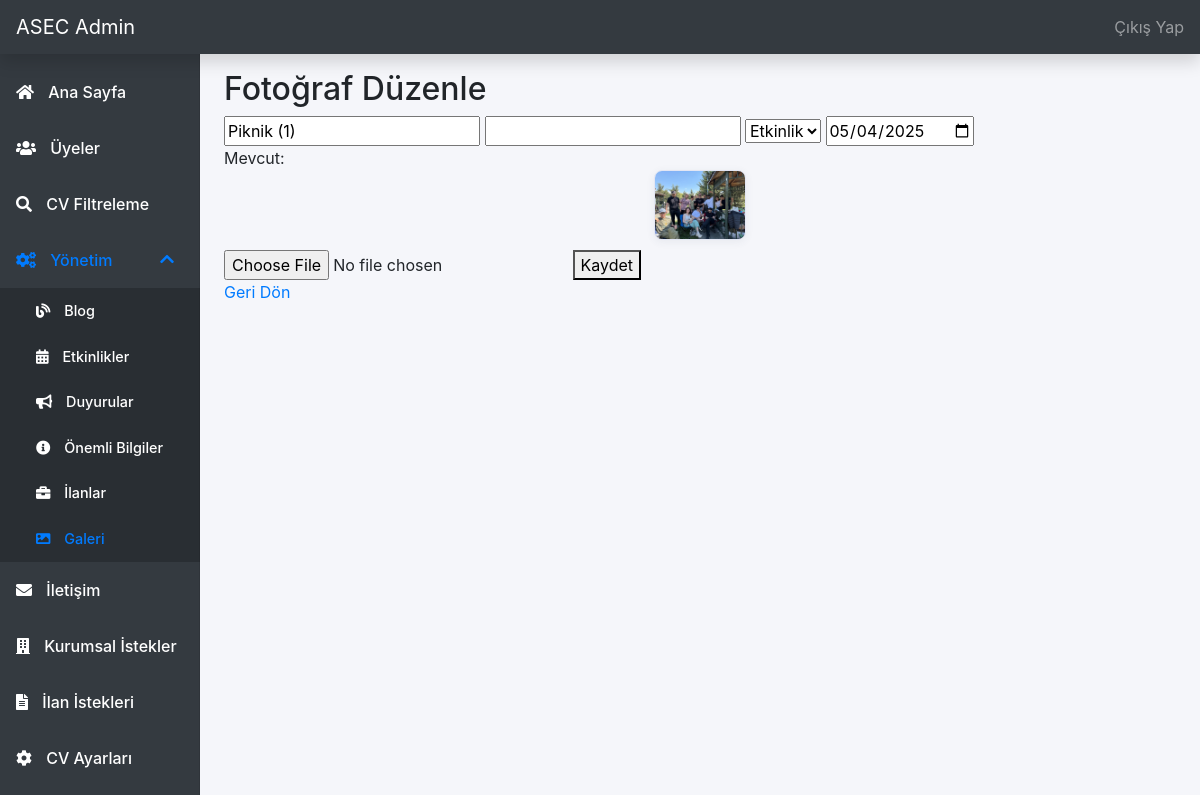
Page /admin/galeri-duzenle.php?id=2 (signed in) on the committed database.
### tables this page shows
CREATE TABLE `galeri` (
  `id` int(10) UNSIGNED NOT NULL,
  `folder_id` int(11) DEFAULT NULL,
  `baslik` varchar(255) NOT NULL,
  `aciklama` text DEFAULT NULL,
  `kategori` enum('events','workshops','teams','other') DEFAULT 'events',
  `tarih` date DEFAULT NULL,
  `dosya_yolu` varchar(255) NOT NULL,
  `created_at` timestamp NOT NULL DEFAULT current_timestamp()
);

### src/admin/galeri-duzenle.php (the view, shortened to what this page needs)
<?php
require_once '../db.php';
$id = intval($_GET['id'] ?? 0);
$stmt = $pdo->prepare("SELECT * FROM galeri WHERE id = ?");
$stmt->execute([$id]);
$item = $stmt->fetch();
?>
<?php include 'admin-header.php'; ?>
<?php include 'sidebar.php'; ?>
<main class="container-fluid">
    <div class="row">
        <div class="col-md-9 ml-sm-auto col-lg-10 px-md-4">
            <h2>Fotoğraf Düzenle</h2>
            <form method="post" enctype="multipart/form-data" class="galeri-duzenle-form">
    <div class="form-fields">
        <input type="text" name="baslik" value="<?= htmlspecialchars($item['baslik']) ?>" required>
        <input type="text" name="aciklama" value="<?= htmlspecialchars($item['aciklama']) ?>">
        <select name="kategori">
            <option value="events"<?= $item['kategori']==='events'?' selected':''; ?>>Etkinlik</option>
        </select>
        <input type="date" name="tarih" value="<?= $item['tarih'] ?>" required>
    </div>
    <div class="mevcut-img">Mevcut: <img src="../<?= htmlspecialchars($item['dosya_yolu']) ?>" alt="" style="max-width:100px;max-height:70px;object-fit:cover;border-radius:8px;display:block;margin:0 auto 10px auto;border:1.5px solid #e3e6f3;background:#fff;box-shadow:0 2px 8px 0 rgba(60,72,100,0.07);" ></div>
    <div class="form-actions">
        <input type="file" name="dosya" accept="image/*">
        <button type="submit">Kaydet</button>
    </div>
</form>
<a href="galeri-yonetim.php" class="geri-don-link">Geri Dön</a>
        </div>
    </div>
</main>

### src/admin/admin-header.php (style rules this page uses)
body { background: #f5f6fa; }
.container, main { margin-left: 240px; padding-top: 70px; }

### rows in the picture
galeri: baslik "Piknik (1)", kategori "Etkinlik", tarih "05/04/2025", dosya_yolu (picture)
